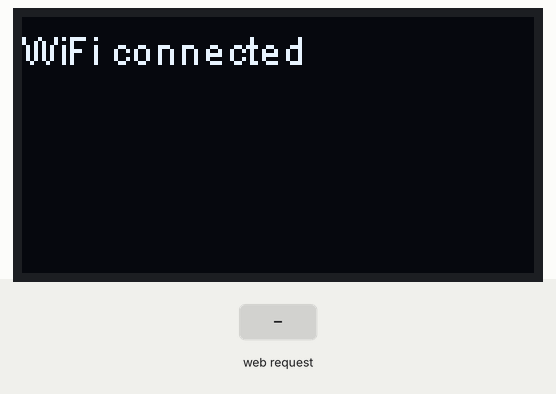
Recording of a sketch running on a simulated ESP8266 (NodeMCU). Parts: 128×64 one-colour display. Inputs (shaded band) come from the test bench. WiFi joins after 1.5 s; servers stay silent unless stated.

Above: at 4.7 s.
4.8 s: HTTP request GET /clear received
At 5.8 s:
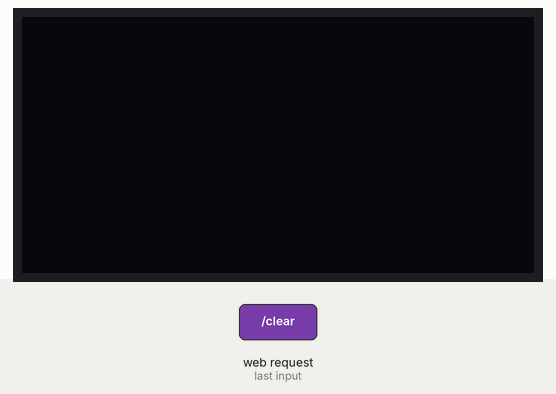
6.3 s: HTTP request GET /body?text=1 received
Timing chart, 0 to 9.3 s (numbered marks = the images above; inputs shaded):
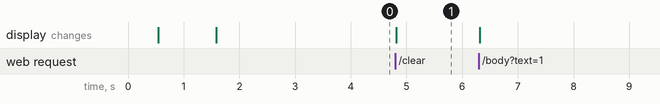

The sketch:

esp8266.ino
```cpp
#include <ESP8266WiFi.h>
#include <ESP8266WebServer.h>
#include <Wire.h>
#include "SSD1306.h"

IPAddress staticIP(10,0,0,20);
IPAddress gateway(10,0,0,20);
IPAddress subnet(255,255,255,0);
SSD1306  display(0x3C, 0, 2);

ESP8266WebServer server(80);

const char* ssid = "Rick's WiFi";
const char* password =  "picklerick";
void handleBody();
void clear_display();

void setup() {
  display.init();
  display.setFont(ArialMT_Plain_10);

  // Connect to WiFi network
  display.clear();
  display.drawString(0,2,"Connecting to ");
  display.drawString(0,15,ssid);
  display.display();

  WiFi.begin(ssid, password);
  WiFi.config(staticIP, gateway, subnet);

  while (WiFi.status() != WL_CONNECTED) {
        delay(500);
        display.clear();
        display.drawString(0,2,"...");
        display.display();
    }

  server.on("/body", handleBody); //Associate the handler function to the path
  server.on("/clear",clear_display);
  display.clear();
  display.drawString(0,2,"WiFi connected");
  display.display();
  delay(2000);
  server.begin();
  display.clear();

}

void loop() {

    server.handleClient(); //Handling of incoming requests

}

void handleBody() { //Handler for the body path

      if (server.hasArg("text")== false){ //Check if body received

            server.send(200, "text/plain", "Body not received");
            return;

      }

      String message = "Body received:\n";
             message += server.arg("text");
             message += "\n";
      String display_message=server.arg("text");
      display.clear();
      display.drawString(0,2,display_message);
      display.display();
      server.send(200, "text/plain", message);
}


void clear_display() { //Handler for the body path
      display.clear();
      display.display();
      server.send(200, "text/plain", "Display Cleared");
}
```

Measured:
- after the input at 4.8 s, the display: changes at once (image 1)
